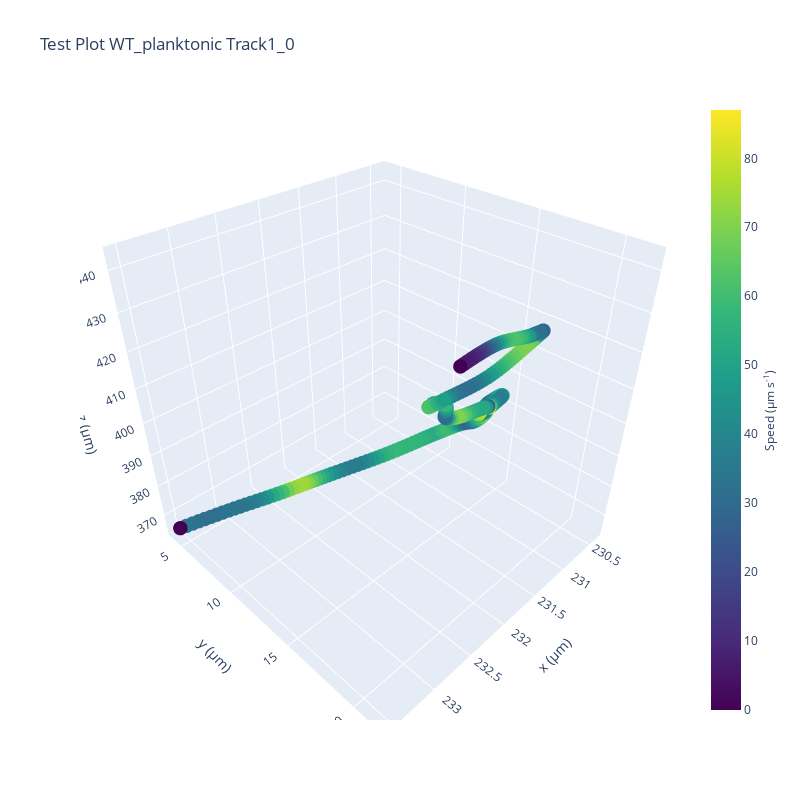

Notebook source saved alongside this figure:
### Code cell
import plotly.graph_objects as go


fig = go.Figure(data=go.Scatter3d(x=x_smooth,y=y_smooth,z=z_smooth, mode='markers', marker=dict(
        size=5,  color=v_arr,  colorscale='Viridis',  colorbar=dict(title=dict(text='Speed (µm s<sup>-1</sup>)',  
                font=dict(size=12)),titleside='right'),showscale=True,)))

# Add titles and labels
fig.update_layout(
    title='Test Plot WT_planktonic Track1_0',
    scene=dict(xaxis_title='x (µm)', yaxis_title='y (µm)', zaxis_title='z (µm)', aspectmode='cube'),
    width=800, height=800,)

# Show the plot
fig.show()

### Figure 1 — Plotly figure (JSON) as saved in the notebook; plotly's stock layout.template omitted (floating-point values rounded to 4 significant figures; data arrays with more than 128 entries replaced by an {"elided": "..."} marker saying what was removed)
{"data": [{"marker": {"color": {"elided": "342 float values"}, "colorbar": {"title": {"font": {"size": 12}, "side": "right", "text": "Speed (µm s<sup>-1</sup>)"}}, "colorscale": [[0, "#440154"], [0.1111, "#482878"], [0.2222, "#3e4989"], [0.3333, "#31688e"], [0.4444, "#26828e"], [0.5556, "#1f9e89"], [0.6667, "#35b779"], [0.7778, "#6ece58"], [0.8889, "#b5de2b"], [1, "#fde725"]], "showscale": true, "size": 5}, "mode": "markers", "type": "scatter3d", "x": {"elided": "342 float values"}, "y": {"elided": "342 float values"}, "z": {"elided": "342 float values"}}], "layout": {"height": 800, "scene": {"aspectmode": "cube", "xaxis": {"title": {"text": "x (µm)"}}, "yaxis": {"title": {"text": "y (µm)"}}, "zaxis": {"title": {"text": "z (µm)"}}}, "title": {"text": "Test Plot WT_planktonic Track1_0"}, "width": 800}}
